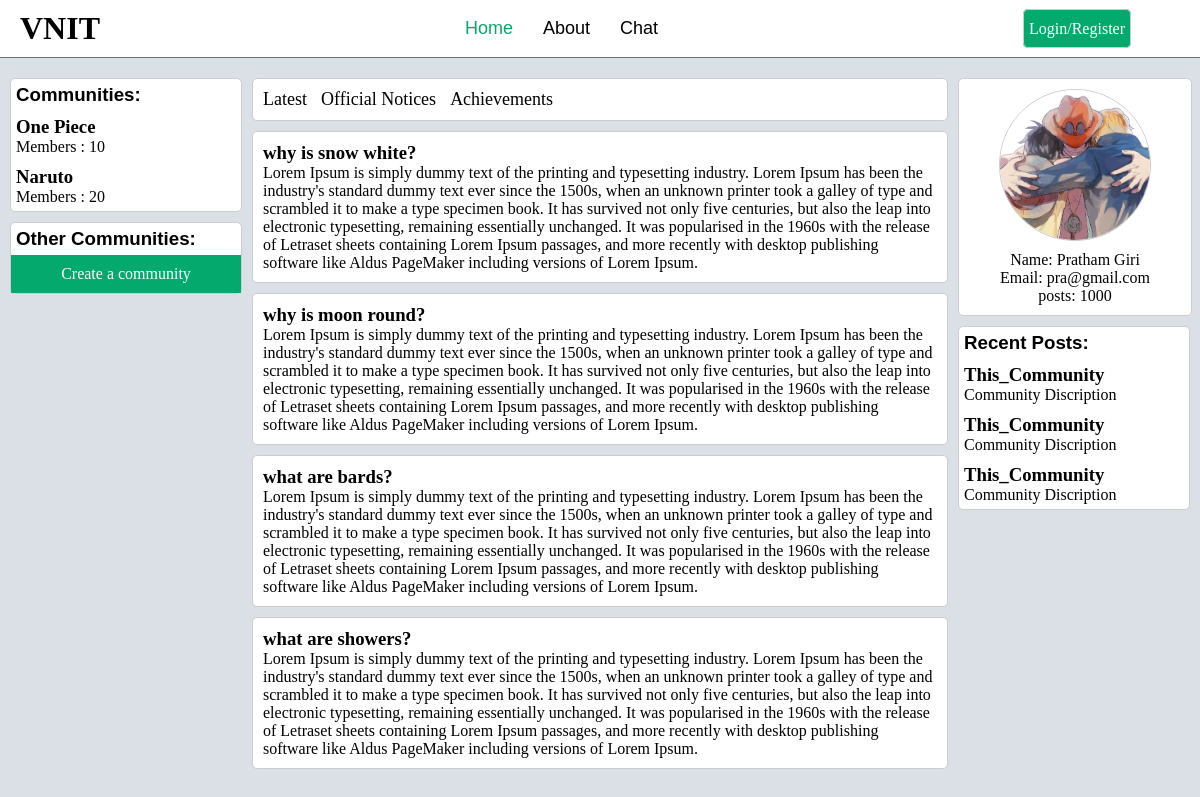
The page / on the database its author committed.
### tables this page shows
CREATE TABLE `community_info` (
  `community_id` int(11) NOT NULL,
  `community_name` varchar(256) NOT NULL,
  `discription` longtext NOT NULL,
  `status` int(11) NOT NULL,
  `img` varchar(256) NOT NULL,
  `members` int(11) NOT NULL DEFAULT '0',
  `owner` varchar(250) NOT NULL
);

CREATE TABLE `posts` (
  `post_id` int(11) NOT NULL,
  `time` time(6) NOT NULL,
  `date` date NOT NULL,
  `user_id` varchar(256) NOT NULL,
  `title` varchar(3000) NOT NULL,
  `content` longtext NOT NULL
);

### index.php (the view, shortened to what this page needs)
<?php
    include "pages/back/connection.php";
    $sql = "SELECT *
            FROM community_info";
    $sql2 = "SELECT *
            FROM posts";
    $res = mysqli_query($conn, $sql);
    $res2 = mysqli_query($conn, $sql2);
?>
<!DOCTYPE html>
<html lang="en">
<head>
    <link rel="stylesheet" href="css/in_style.css">
    <link rel="stylesheet" href="css/navbar.css">
</head>
<body>
    <div class="header">
        <div class="logo">
            <h1>VNIT</h1>
        </div>
        <div class="navbar">
            <nav>
                <ul>
                    <li><a class="current" href="index.php">Home</a></li>
                    <li><a href="pages/about.php">About</a></li>
                    <li><a href="pages/chat.php">Chat</a></li>
                </ul>
            </nav>
        </div>
        <div class="login">
            <?php
                if (isset($_SESSION['login_status'])) {
            ?>
                <a href="pages/back/logout.php">Logout</a>
            <?php
                }else{
            ?>
                <a href="pages/login-form.php">Login/Register</a>
            <?php
                }
            ?>
        </div>
    </div>
    <div class="main">
        <div class="comm_bar">
            <div class="sub_comm_bar">
                <h3 class="head">Communities:</h3>
                <ul>
                    <?php
                        if (mysqli_num_rows($res) > 0) {
                            while($row = mysqli_fetch_assoc($res)){
                    ?>
                                <li>
                                    <a href="#">
                                        <h3><?php echo $row['community_name']; ?></h3>
                                        <p>Members : <?php echo $row['members']; ?></p>
                                    </a>
                                </li>
                    <?php
                        }}
                    ?>
                </ul>
            </div>
            <div class="sub_comm_bar">
                <h3 class="head">Other Communities:</h3>
                    <a href="pages/create_comm.php" id="comm">
                        <div>Create a community</div>
                    </a>
            </div>
        </div>
        <div class="feed">
            <div class="tags">
                <a href="#">Latest</a>
                <a href="#">Official Notices</a>
                <a href="#">Achievements</a>
            </div>
            <div class="posts">
                <?php
                    if (mysqli_num_rows($res2) > 0) {
                        while ($row2 = mysqli_fetch_assoc($res2)) {
                ?>
                            <div class="ind_post">
                                <h3><?php echo $row2['title']; ?></h3>
                                <p><?php echo $row2['content']; ?></p>
                            </div>
                <?php }} ?>
            </div>
        </div>
        <div class="right_side">
            <div class="profile">
                <div class="img">
                    <img src="images/profile_img/673537.jpg">
                </div>
                <div class="info">
                    <p>Name: Pratham Giri</p>
                    <p>Email: pra@gmail.com</p>
                    <p>posts: 1000</p>
                </div>
            </div>
            <div class="sub_comm_bar" id="recent">
                <h3 class="head">Recent Posts:</h3>
                <ul>
                    <li>
                        <a href="#">
                            <h3>This_Community</h3>
                            <p>Community Discription</p>
                        </a>
                    </li>
                    <li>
                        <a href="#">
                            <h3>This_Community</h3>
                            <p>Community Discription</p>
                        </a>
                    </li>
                    <li>
                    <a href="#">
                            <h3>This_Community</h3>
                            <p>Community Discription</p>
                        </a>
                    </li>
                </ul>
            </div>
        </div>
    </div>
</body>
</html>

### css/in_style.css (style rules this page uses)
.main { display: flex; }
.comm_bar { margin: 10px 10px 0 10px; width: 20%; }
.sub_comm_bar { margin: 10px 0 10px 0; background-color:white; border: 1px #ccc solid; border-radius: 5px; }
.sub_comm_bar .head { font-family:'Gill Sans', 'Gill Sans MT', Calibri, 'Trebuchet MS', sans-serif; padding: 5px 5px 5px 5px; }
.sub_comm_bar ul li { padding: 5px 5px 5px 5px; }
#comm { width: 100%; text-align: center; }
#comm div { padding: 10px 0 10px 0; background-color: #04AA6D; color: white; }
.feed { width: 60%; margin: 20px 0 0 0; }
.tags { border: 1px #ccc solid; padding: 10px 5px 10px 5px; background-color:white; border-radius: 5px; }
.tags a { margin: 5px 0 5px 0; font-size: 18px; padding: 5px; }
.ind_post { margin: 10px 0 10px 0; padding: 10px; border: 1px #ccc solid; background-color:white; border-radius: 5px; }
.right_side { margin: 10px 10px 0 10px; width: 20%; }
.profile { margin: 10px 0 10px 0; width: 100%; height: min-content; border: 1px #ccc solid; background-color:white; border-radius: 5px; }
.profile .img { width: 100%; }
.profile .img img { margin-top: 10px; border: 1px #ccc solid; border-radius: 50%; width: 150px; height: 150px; display: block; margin-left: auto; margin-right: auto; }
.info { padding: 10px; text-align: center; }

### css/navbar.css (style rules this page uses)
* { list-style: none; margin:0px; padding: 0px; text-decoration: none; }
body { background-color: #DAE0E6; }
a { color:black; }
.header { background-color:white; display: flex; justify-content: space-between; padding: 10px 10px 10px 10px; border-bottom: #04AA6D 1px solid; }
.logo { padding: 0px; margin-left: 10px; }
.navbar { margin-top: 8px; }
.navbar nav ul { display: inline-flex; }
.navbar a { margin: 0 10px 0 10px; padding: 5px; font-size: 18px; color: black; font-family: 'Nunito Sans', sans-serif; }
.navbar .current { color: #04AA6D; }
.login { margin-top: 10px; margin-right: 5%; }
.login a { padding: 10px 5px; background-color: #04AA6D; color: white; border: 1px #ccc solid; border-radius: 5px; }

### rows shown on the page
community_info: community_name "One Piece", members "10"
community_info: community_name "Naruto", members "20"
posts: title "why is snow white?", content "Lorem Ipsum is simply dummy text of the printing and typesetting industry. Lorem Ipsum has been the industry's standard dummy text ever since the 1500s, when an unknown printer took a galley of type and scrambled it to make a type specimen book. It has survived not only five centuries, but also the leap into electronic typesetting, remaining essentially unchanged. It was popularised in the 1960s with the release of Letraset sheets containing Lorem Ipsum passages, and more recently with desktop publishing software like Aldus PageMaker including versions of Lorem Ipsum."
posts: title "why is moon round?", content "Lorem Ipsum is simply dummy text of the printing and typesetting industry. Lorem Ipsum has been the industry's standard dummy text ever since the 1500s, when an unknown printer took a galley of type and scrambled it to make a type specimen book. It has survived not only five centuries, but also the leap into electronic typesetting, remaining essentially unchanged. It was popularised in the 1960s with the release of Letraset sheets containing Lorem Ipsum passages, and more recently with desktop publishing software like Aldus PageMaker including versions of Lorem Ipsum."
posts: title "what are bards?", content "Lorem Ipsum is simply dummy text of the printing and typesetting industry. Lorem Ipsum has been the industry's standard dummy text ever since the 1500s, when an unknown printer took a galley of type and scrambled it to make a type specimen book. It has survived not only five centuries, but also the leap into electronic typesetting, remaining essentially unchanged. It was popularised in the 1960s with the release of Letraset sheets containing Lorem Ipsum passages, and more recently with desktop publishing software like Aldus PageMaker including versions of Lorem Ipsum."
posts: title "what are showers?", content "Lorem Ipsum is simply dummy text of the printing and typesetting industry. Lorem Ipsum has been the industry's standard dummy text ever since the 1500s, when an unknown printer took a galley of type and scrambled it to make a type specimen book. It has survived not only five centuries, but also the leap into electronic typesetting, remaining essentially unchanged. It was popularised in the 1960s with the release of Letraset sheets containing Lorem Ipsum passages, and more recently with desktop publishing software like Aldus PageMaker including versions of Lorem Ipsum."
